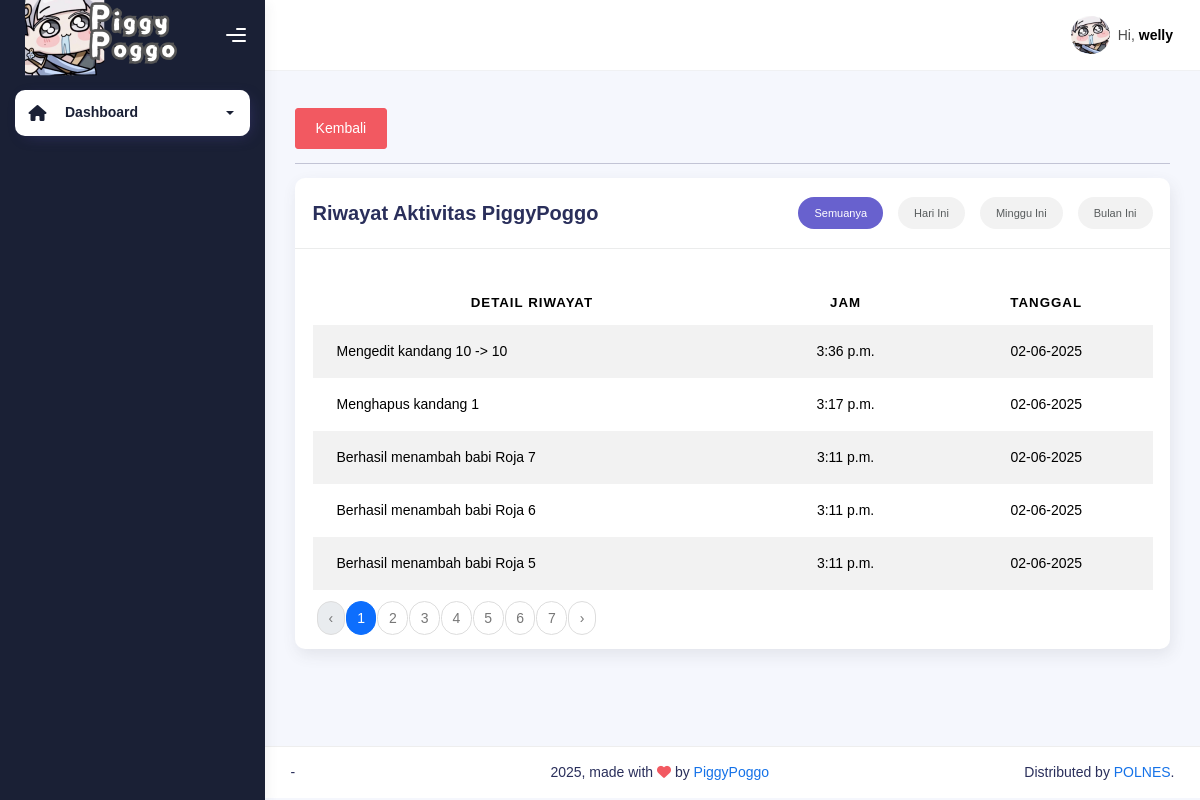
Before: /dashboard/riwayat (signed in) with the older database file.
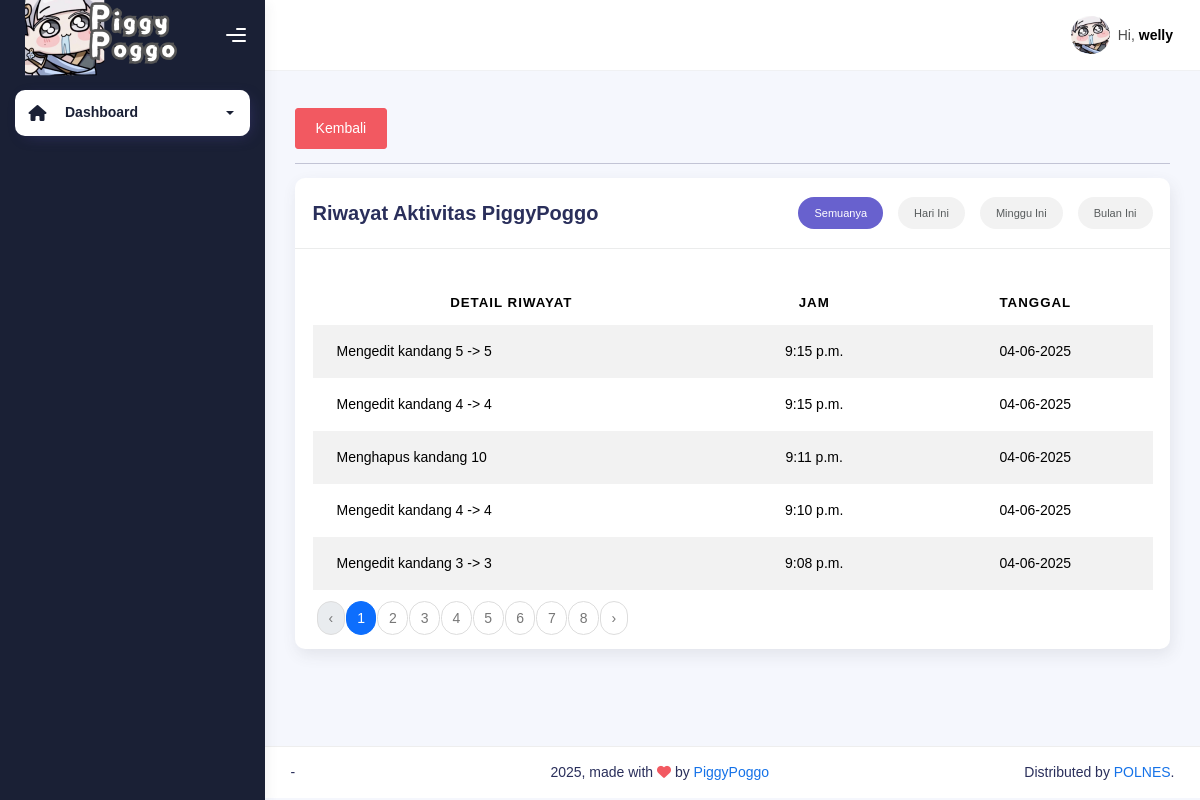
After: the same page with the newer database file.
### piggypoggo_app/models.py (models this page shows)
class Riwayat(models.Model):
    riwayat = models.TextField(null=True, blank=True)
    tanggal = models.DateTimeField(auto_now_add=True)
    def __str__(self):
        return f'{self.riwayat}'

### piggypoggo_app/views.py (the view, shortened to what this page needs)
# urls.py: path('dashboard/riwayat', views.riwayat, name="riwayat"),
@login_required
@status_required([1, 2])
def riwayat(request):
    filter_option = request.GET.get('filter', 'semua')
    all_riwayats = Riwayat.objects.all()
    if filter_option == 'hari_ini':
        from django.utils.timezone import now
        today = now().date()
        all_riwayats = all_riwayats.filter(tanggal__date=today)
    elif filter_option == 'bulan_ini':
        from django.utils.timezone import now
        today = now().date()
        all_riwayats = all_riwayats.filter(tanggal__year=today.year, tanggal__month=today.month)
    all_riwayats = all_riwayats.order_by('-tanggal')
    paginator = Paginator(all_riwayats, 5)
    page_number = request.GET.get('page')
    page_obj = paginator.get_page(page_number)
    context = {
        'page_obj': page_obj,
        'filter': filter_option,
    }
    return render(request, 'riwayat.html', context)

### piggypoggo_app/templates/riwayat.html (shortened to what the changed rows need)
{% extends "base-dashboard.html" %} {% load static %}
{% block content %}
<div class="container">
    <div class="page-inner">
        <div class="row">
            <div class="col-md-12">
                <div class="card">
                    <div class="card-body">
                        <table class="table table-striped mt-3">
                        <thead>
                            <tr>
                            <th scope="col" style="text-align: center;">Detail Riwayat</th>
                            <th scope="col" style="text-align: center;">Jam</th>
                            <th scope="col" style="text-align: center;">Tanggal</th>
                            </tr>
                        </thead>
                        <tbody>
                            {% for riwayat in page_obj %}
                            <tr>
                                <td>{{ riwayat }}</td>
                                <td style="text-align: center;">{{ riwayat.tanggal|time }}</td>
                                <td style="text-align: center;">{{ riwayat.tanggal|date:'d-m-Y' }}</td>
                            </tr>
                            {% endfor %}
                        </tbody>
                        </table>
                    </div>
                    <div class="dataTables_paginate paging_simple_numbers" style="margin-top: -20px; margin-left: 20px;">
                        <ul class="pagination">
                        {% for num in page_obj.paginator.page_range %}
                            {% if page_obj.number == num %}
                            <li class="paginate_button page-item active">
                                <span class="page-link">{{ num }}</span>
                            </li>
                            {% else %}
                            <li class="paginate_button page-item">
                                <a class="page-link" href="?page={{ num }}&filter={{ filter }}">{{ num }}</a>
                            </li>
                            {% endif %}
                        {% endfor %}
                        </ul>
                    </div>
                </div>
            </div>
        </div>
    </div>
</div>
{% endblock content %}

Changed rows visible on the page:
no longer on this page (row unchanged): Riwayat: riwayat "Mengedit kandang 10 -> 10", tanggal "3:36 p.m.", tanggal "02-06-2025"
no longer on this page (row unchanged): Riwayat: riwayat "Menghapus kandang 1", tanggal "3:17 p.m.", tanggal "02-06-2025"
no longer on this page (row unchanged): Riwayat: riwayat "Berhasil menambah babi Roja 7", tanggal "3:11 p.m.", tanggal "02-06-2025"
no longer on this page (row unchanged): Riwayat: riwayat "Berhasil menambah babi Roja 6", tanggal "3:11 p.m.", tanggal "02-06-2025"
no longer on this page (row unchanged): Riwayat: riwayat "Berhasil menambah babi Roja 5", tanggal "3:11 p.m.", tanggal "02-06-2025"
added Riwayat: riwayat "Mengedit kandang 5 -> 5", tanggal "9:15 p.m.", tanggal "04-06-2025"
added Riwayat: riwayat "Mengedit kandang 4 -> 4", tanggal "9:15 p.m.", tanggal "04-06-2025"
added Riwayat: riwayat "Menghapus kandang 10", tanggal "9:11 p.m.", tanggal "04-06-2025"
added Riwayat: riwayat "Mengedit kandang 4 -> 4", tanggal "9:10 p.m.", tanggal "04-06-2025"
added Riwayat: riwayat "Mengedit kandang 3 -> 3", tanggal "9:08 p.m.", tanggal "04-06-2025"
Other visible differences:
new list line: "8"
